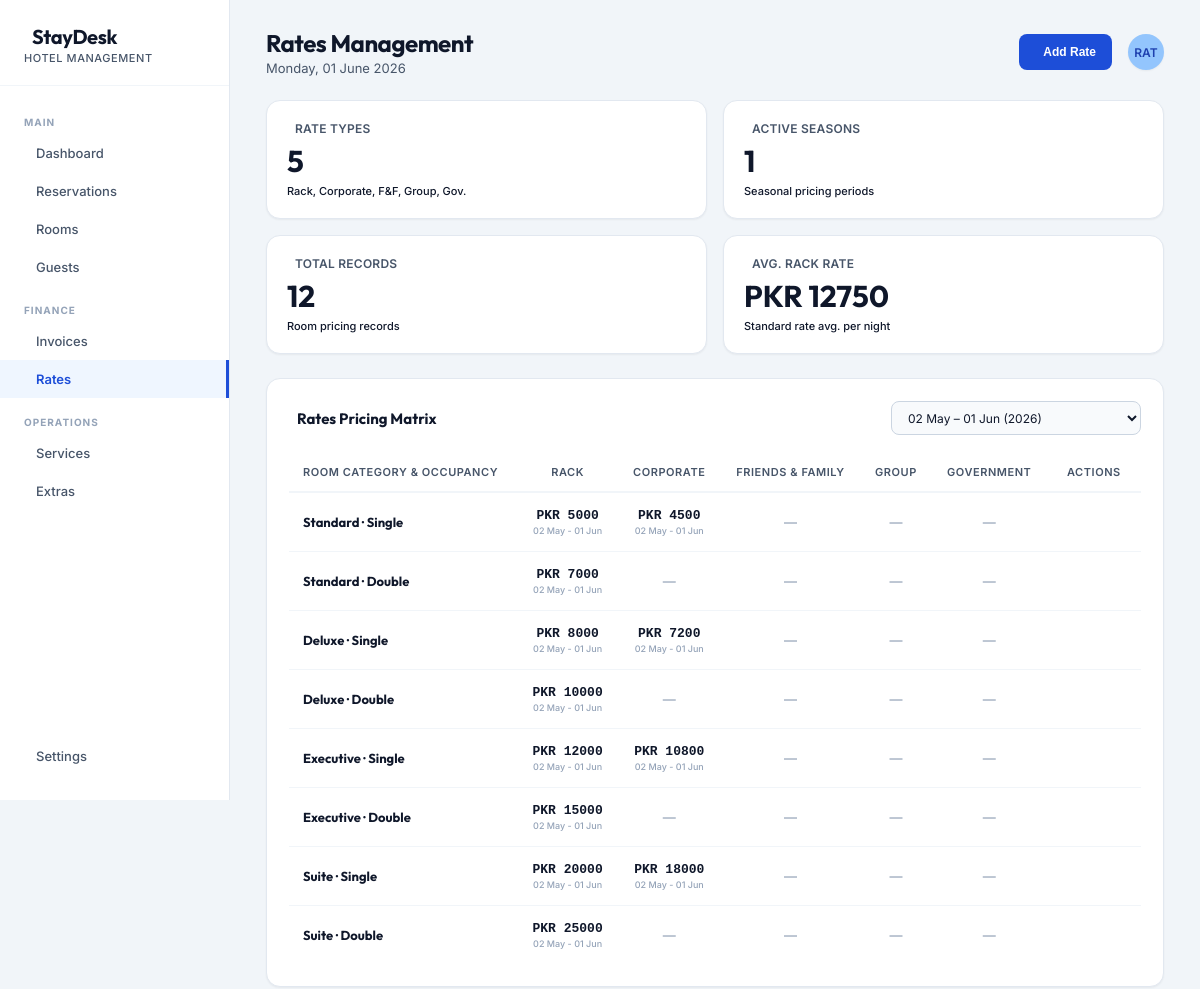
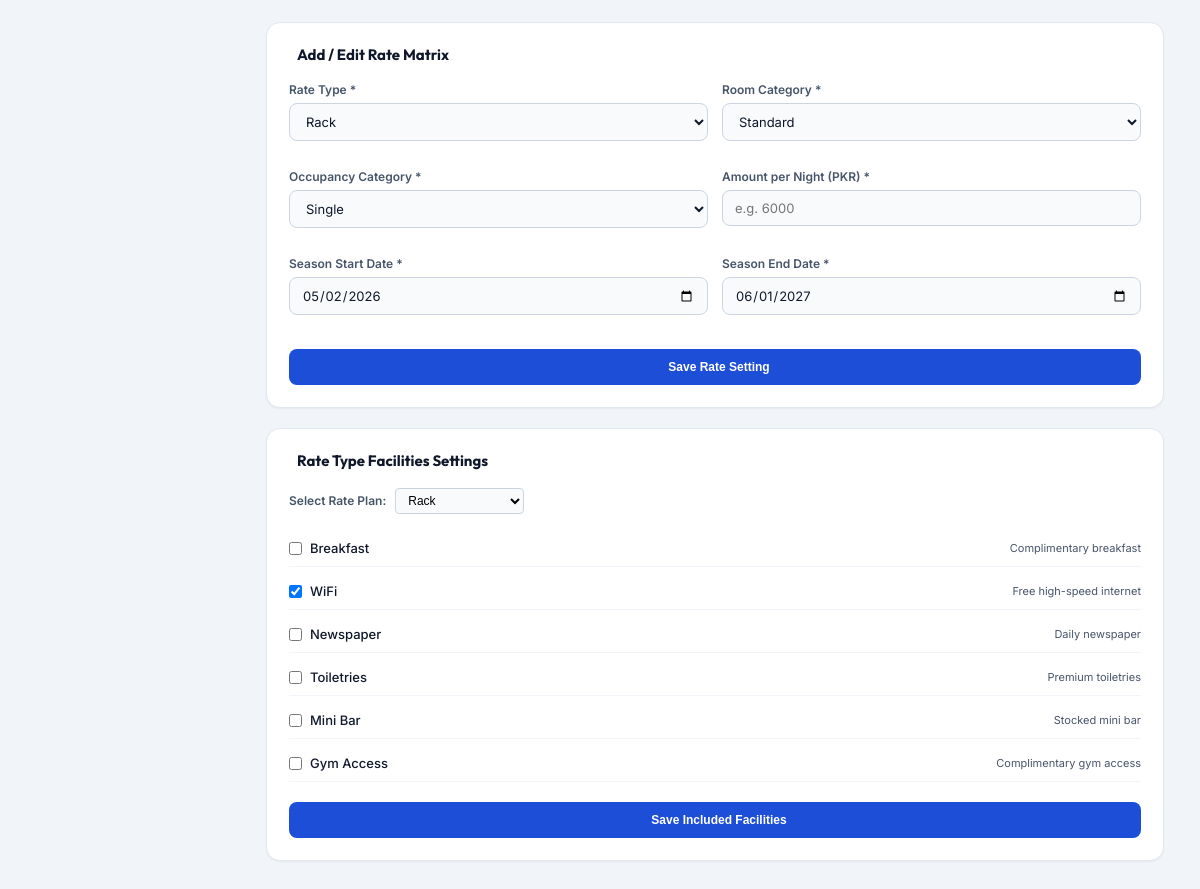
/rates, run on the app's committed database (2 pictures, top to bottom).
### models/rate_type.py (models this page shows)
class RateType(db.Model):
    __tablename__ = 'rate_type'
    rate_type_id = db.Column(db.Integer, primary_key=True, autoincrement=True)
    rate_name = db.Column(db.String(100), nullable=False)
    description = db.Column(db.String(255))
    rates = db.relationship('Rate', backref='rate_type', lazy=True)
    facilities = db.relationship('Facility', secondary='rate_facility', back_populates='rate_types')

### models/room_type.py (models this page shows)
class RoomType(db.Model):
    __tablename__ = 'room_type'
    room_type_id = db.Column(db.Integer, primary_key=True, autoincrement=True)
    type_name = db.Column(db.String(50), nullable=False)
    description = db.Column(db.String(255))
    rooms = db.relationship('Room', backref='room_type', lazy=True)
    rates = db.relationship('Rate', backref='room_type', lazy=True)

### models/occupancy_type.py (models this page shows)
class OccupancyType(db.Model):
    __tablename__ = 'occupancy_type'
    occupancy_type_id = db.Column(db.Integer, primary_key=True, autoincrement=True)
    name = db.Column(db.String(50), nullable=False)
    min_guests = db.Column(db.Integer, nullable=False)
    max_guests = db.Column(db.Integer, nullable=False)
    rates = db.relationship('Rate', backref='occupancy_type', lazy=True)

### models/rate.py (models this page shows)
class Rate(db.Model):
    __tablename__ = 'rate'
    rate_id = db.Column(db.Integer, primary_key=True, autoincrement=True)
    rate_type_id = db.Column(db.Integer, db.ForeignKey('rate_type.rate_type_id'), nullable=False)
    room_type_id = db.Column(db.Integer, db.ForeignKey('room_type.room_type_id'), nullable=False)
    occupancy_type_id = db.Column(db.Integer, db.ForeignKey('occupancy_type.occupancy_type_id'), nullable=False)
    start_date = db.Column(db.Date, nullable=False)
    end_date = db.Column(db.Date, nullable=False)
    amount = db.Column(db.Float, nullable=False)

### models/facility.py (models this page shows)
class Facility(db.Model):
    __tablename__ = 'facility'
    facility_id = db.Column(db.Integer, primary_key=True, autoincrement=True)
    facility_name = db.Column(db.String(100), nullable=False)
    description = db.Column(db.String(255))
    rate_types = db.relationship('RateType', secondary='rate_facility', back_populates='facilities')

### routers/rates.py (the view, shortened to what this page needs)
@rates_router.route('/rates')
def rates_screen():
    seasons_raw = db.session.query(Rate.start_date, Rate.end_date).distinct().all()
    seasons = []
    for start, end in seasons_raw:
        seasons.append({
            'start_date': start,
            'end_date': end,
            'value': f"{start.strftime('%Y-%m-%d')}_{end.strftime('%Y-%m-%d')}",
            'label': f"{start.strftime('%d %b')} – {end.strftime('%d %b')}"
        })
    season_filter = request.args.get('season', '')
    filter_start, filter_end = None, None
    if not filter_start and seasons:
        today = date.today()
        default_season = None
        for s in seasons:
            if s['start_date'] <= today <= s['end_date']:
                default_season = s
                break
        if not default_season:
            default_season = seasons[0]
        filter_start = default_season['start_date']
        filter_end = default_season['end_date']
        season_filter = default_season['value']
    rates_query = Rate.query
    if filter_start and filter_end:
        rates_query = rates_query.filter_by(start_date=filter_start, end_date=filter_end)
    rates = rates_query.all()
    rates_map = {}
    for r in rates:
        rates_map[(r.room_type_id, r.occupancy_type_id, r.rate_type_id)] = r
    room_types = RoomType.query.all()
    occupancy_types = OccupancyType.query.all()
    rate_types = RateType.query.order_by(RateType.rate_type_id).all()
    matrix_rows = []
    for rt in room_types:
        for ot in occupancy_types:
            row_rates = []
            has_any_rate = False
            for rtype in rate_types:
                rate_obj = rates_map.get((rt.room_type_id, ot.occupancy_type_id, rtype.rate_type_id))
                if rate_obj:
                    has_any_rate = True
                row_rates.append({
                    'rate_type': rtype,
                    'rate': rate_obj
                })
            if has_any_rate:
                matrix_rows.append({
                    'room_type': rt,
                    'occupancy_type': ot,
                    'row_rates': row_rates
                })
    total_rate_types = RateType.query.count()
    active_seasons_count = len(seasons)
    total_records = Rate.query.count()
    avg_rack = db.session.query(db.func.avg(Rate.amount)).filter_by(rate_type_id=1).scalar() or 0
    stats = {
        'rate_types': total_rate_types,
        'active_seasons': active_seasons_count,
        'total_records': total_records,
        'avg_rack_rate': avg_rack
    }
    facility_rate_type_id = request.args.get('facility_rate_type', type=int)
    if not facility_rate_type_id and rate_types:
        facility_rate_type_id = rate_types[0].rate_type_id
    selected_rate_type = RateType.query.get(facility_rate_type_id) if facility_rate_type_id else None
    all_facilities = Facility.query.all()
    rate_facility_ids = []
    if selected_rate_type:
        rate_facility_ids = [f.facility_id for f in selected_rate_type.facilities]
    facilities_data = []
    for fac in all_facilities:
        facilities_data.append({
            'facility': fac,
            'enabled': fac.facility_id in rate_facility_ids
        })
    return render_template(
        'rates.html',
        active='rates',
        current_date=datetime.now().strftime('%A, %d %B %Y'),
        seasons=seasons,
        season_filter=season_filter,
        filter_start=filter_start,
        filter_end=filter_end,
        matrix_rows=matrix_rows,
        rate_types=rate_types,
        room_types=room_types,
        occupancy_types=occupancy_types,
        stats=stats,
        selected_rate_type=selected_rate_type,
        facilities=facilities_data
    )

### templates/rates.html (shortened to what this page needs)
{% extends 'base.html' %}
{% block content %}
<div class="topbar">
    <div>
        <div class="page-title">Rates Management</div>
        <div class="page-sub">{{ current_date }}</div>
    </div>
    <div class="top-actions">
        <button class="btn-primary" onclick="document.getElementById('new-rate-form').scrollIntoView({behavior: 'smooth'});">
             Add Rate
        </button>
        <div class="avatar-top">RAT</div>
    </div>
</div>
<div class="stats-grid">
    <div class="stat-card">
        <div class="stat-label"> Rate types</div>
        <div class="stat-value">{{ stats.rate_types }}</div>
        <div class="stat-sub">Rack, Corporate, F&F, Group, Gov.</div>
    </div>
    <div class="stat-card">
        <div class="stat-label"> Active seasons</div>
        <div class="stat-value">{{ stats.active_seasons }}</div>
        <div class="stat-sub">Seasonal pricing periods</div>
    </div>
    <div class="stat-card">
        <div class="stat-label"> Total records</div>
        <div class="stat-value">{{ stats.total_records }}</div>
        <div class="stat-sub">Room pricing records</div>
    </div>
    <div class="stat-card">
        <div class="stat-label"> Avg. Rack Rate</div>
        <div class="stat-value">PKR {{ "%.0f"|format(stats.avg_rack_rate) }}</div>
        <div class="stat-sub">Standard rate avg. per night</div>
    </div>
</div>
<div class="card" style="margin-bottom: 24px;">
    <div class="card-head">
        <div class="card-title"> Rates Pricing Matrix</div>
        <form method="GET" action="{{ url_for('rates.rates_screen') }}" class="filters">
            <select name="season" onchange="this.form.submit()" style="width: 250px;">
                {% for season in seasons %}
                <option value="{{ season.value }}" {% if season_filter == season.value %}selected{% endif %}>{{ season.label }} ({{ season.start_date.strftime('%Y') }})</option>
                {% endfor %}
            </select>
        </form>
    </div>
    <div class="table-container">
        <table class="tbl" style="text-align: center;">
            <thead>
                <tr>
                    <th style="text-align: left;">Room Category & Occupancy</th>
                    {% for rtype in rate_types %}
                    <th>{{ rtype.rate_name }}</th>
                    {% endfor %}
                    <th style="text-align: center;">Actions</th>
                </tr>
            </thead>
            <tbody>
                {% for row in matrix_rows %}
                <tr>
                    <td style="font-weight:700; font-family: var(--font-display); text-align: left; font-size: 13px;">
                        {{ row.room_type.type_name }} &middot; {{ row.occupancy_type.name }}
                    </td>
                    {% for item in row.row_rates %}
                    <td>
                        {% if item.rate %}
                        <div style="font-weight:700; color:var(--color-text-primary); font-family: monospace; font-size: 13px;">PKR {{ "%.0f"|format(item.rate.amount) }}</div>
                        <div style="font-size:9px; color:var(--color-text-tertiary); font-weight: 500; margin-top:2px;">
                            {{ item.rate.start_date.strftime('%d %b') }} - {{ item.rate.end_date.strftime('%d %b') }}
                        </div>
                        {% else %}
                        <span style="color:var(--color-text-tertiary); font-weight:500;">&mdash;</span>
                        {% endif %}
                    </td>
                    {% endfor %}
                    <td>
                        <div style="display:flex; justify-content:center; align-items:center; gap:4px;">
                            <button class="icon-btn" title="Quick Edit" onclick="editRateRow('{{ row.room_type.room_type_id }}', '{{ row.occupancy_type.occupancy_type_id }}', '{{ filter_start }}', '{{ filter_end }}')">
                            </button>
                            <form method="POST" action="{{ url_for('rates.delete_row') }}" style="display:inline;" onsubmit="return confirm('Delete all rates for {{ row.room_type.type_name }} &middot; {{ row.occupancy_type.name }} in this season?');">
                                <button type="submit" class="icon-btn del" title="Delete Seasonal Plan">
                                </button>
                            </form>
                        </div>
                    </td>
                </tr>
                {% else %}
                <tr>
                    <td colspan="{{ rate_types|length + 2 }}" style="text-align:center; padding:30px; color:var(--color-text-secondary);">
                        No rate records found for the selected season.
                    </td>
                </tr>
                {% endfor %}
            </tbody>
        </table>
    </div>
</div>
<div class="two-col">
    <div class="card" id="new-rate-form">
        <div class="card-head">
            <div class="card-title">
                 Add / Edit Rate Matrix
            </div>
        </div>
        <form action="{{ url_for('rates.add_rate') }}" method="POST">
            <div class="form-grid">
                <div class="form-group">
                    <label>Rate Type *</label>
                    <select name="rate_type_id" id="form_rate_type_id" required>
                        {% for rtype in rate_types %}
                        <option value="{{ rtype.rate_type_id }}">{{ rtype.rate_name }}</option>
                        {% endfor %}
                    </select>
                </div>
                <div class="form-group">
                    <label>Room Category *</label>
                    <select name="room_type_id" id="form_room_type_id" required>
                        {% for rt in room_types %}
                        <option value="{{ rt.room_type_id }}">{{ rt.type_name }}</option>
                        {% endfor %}
                    </select>
                </div>
                <div class="form-group">
                    <label>Occupancy Category *</label>
                    <select name="occupancy_type_id" id="form_occupancy_type_id" required>
                        {% for ot in occupancy_types %}
                        <option value="{{ ot.occupancy_type_id }}">{{ ot.name }}</option>
                        {% endfor %}
                    </select>
                </div>
                <div class="form-group">
                    <label>Amount per Night (PKR) *</label>
                    <input type="number" name="amount" id="form_amount" placeholder="e.g. 6000" step="0.01" required>
                </div>
                <div class="form-group">
                    <label>Season Start Date *</label>
                    <input type="date" name="start_date" id="form_start_date" value="{{ filter_start }}" required>
                </div>
                <div class="form-group">
                    <label>Season End Date *</label>
                    <input type="date" name="end_date" id="form_end_date" value="{{ filter_end }}" required>
                </div>
            </div>
            <div style="margin-top:20px;">
                <button type="submit" class="btn-primary" style="width:100%;">
                     Save Rate Setting
                </button>
            </div>
        </form>
    </div>
    <div class="card">
        <div class="card-head">
            <div class="card-title">
                 Rate Type Facilities Settings
            </div>
        </div>
        <div style="font-size:12px; color:var(--color-text-secondary); margin-bottom:16px; font-weight: 600;">
            Select Rate Plan:
            <select onchange="location.href='{{ url_for('rates.rates_screen') }}?facility_rate_type=' + this.value + '&season={{ season_filter }}'" style="font-size:12px; padding:4px 8px; border-radius:4px; margin-left:6px; outline:none; border:1px solid #cbd5e1; background:var(--color-background-secondary);">
                {% for rtype in rate_types %}
                <option value="{{ rtype.rate_type_id }}" {% if selected_rate_type.rate_type_id == rtype.rate_type_id %}selected{% endif %}>{{ rtype.rate_name }}</option>
                {% endfor %}
            </select>
        </div>
        <form action="{{ url_for('rates.save_facilities') }}" method="POST">
            <div style="display:flex; flex-direction:column; gap:6px;">
                {% for item in facilities %}
                <div style="display:flex; align-items:center; justify-content:space-between; padding:10px 0; border-bottom:1px solid #f1f5f9;">
                    <label style="flex:1; font-size:13px; font-weight: 500; color:var(--color-text-primary); display:flex; align-items:center; gap:8px; cursor:pointer;">
                        <input type="checkbox" name="facilities" value="{{ item.facility.facility_id }}" {% if item.enabled %}checked{% endif %}>
                        {{ item.facility.facility_name }}
                    </label>
                    <span style="font-size:11px; color:var(--color-text-secondary);">{{ item.facility.description or '' }}</span>
                </div>
                {% endfor %}
            </div>
            <div style="margin-top:20px;">
                <button type="submit" class="btn-primary" style="width:100%;">
                     Save Included Facilities
                </button>
            </div>
        </form>
    </div>
</div>
{% endblock %}

### data on the page
RateType: rate_name "RACK"
RateType: rate_name "CORPORATE"
RateType: rate_name "FRIENDS & FAMILY"
RateType: rate_name "GROUP"
RateType: rate_name "GOVERNMENT"
RoomType: room_type.type_name "Standard" "Standard"
OccupancyType: occupancy_type.name "Single" "Single" "Single" "Single"
Rate: rate.amount "5000", rate.start_date "02 May", rate.end_date "01 Jun"
Rate: rate.amount "4500", rate.start_date "02 May", rate.end_date "01 Jun"
OccupancyType: occupancy_type.name "Double" "Double" "Double" "Double"
Rate: rate.amount "7000", rate.start_date "02 May", rate.end_date "01 Jun"
RoomType: room_type.type_name "Deluxe" "Deluxe"
Rate: rate.amount "8000", rate.start_date "02 May", rate.end_date "01 Jun"
Rate: rate.amount "7200", rate.start_date "02 May", rate.end_date "01 Jun"
Rate: rate.amount "10000", rate.start_date "02 May", rate.end_date "01 Jun"
RoomType: room_type.type_name "Executive" "Executive"
Rate: rate.amount "12000", rate.start_date "02 May", rate.end_date "01 Jun"
Rate: rate.amount "10800", rate.start_date "02 May", rate.end_date "01 Jun"
Rate: rate.amount "15000", rate.start_date "02 May", rate.end_date "01 Jun"
RoomType: room_type.type_name "Suite" "Suite"
Rate: rate.amount "20000", rate.start_date "02 May", rate.end_date "01 Jun"
Rate: rate.amount "18000", rate.start_date "02 May", rate.end_date "01 Jun"
Rate: rate.amount "25000", rate.start_date "02 May", rate.end_date "01 Jun"
Facility: facility.facility_name "Breakfast", facility "Complimentary breakfast"
Facility: facility.facility_name "WiFi", facility "Free high-speed internet"
Facility: facility.facility_name "Newspaper", facility "Daily newspaper"
Facility: facility.facility_name "Toiletries", facility "Premium toiletries"
Facility: facility.facility_name "Mini Bar", facility "Stocked mini bar"
Facility: facility.facility_name "Gym Access", facility "Complimentary gym access"

### other printed values
{{ stats.rate_types }} "5"
{{ stats.active_seasons }} "1"
{{ stats.total_records }} "12"
{{ "%.0f"|format(stats.avg_rack_rate) }} "12750"
form field season "02 May – 01 Jun (2026)"
form field rate_type_id "Rack"
form field room_type_id "Standard"
form field occupancy_type_id "Single"
form field value "Rack"
